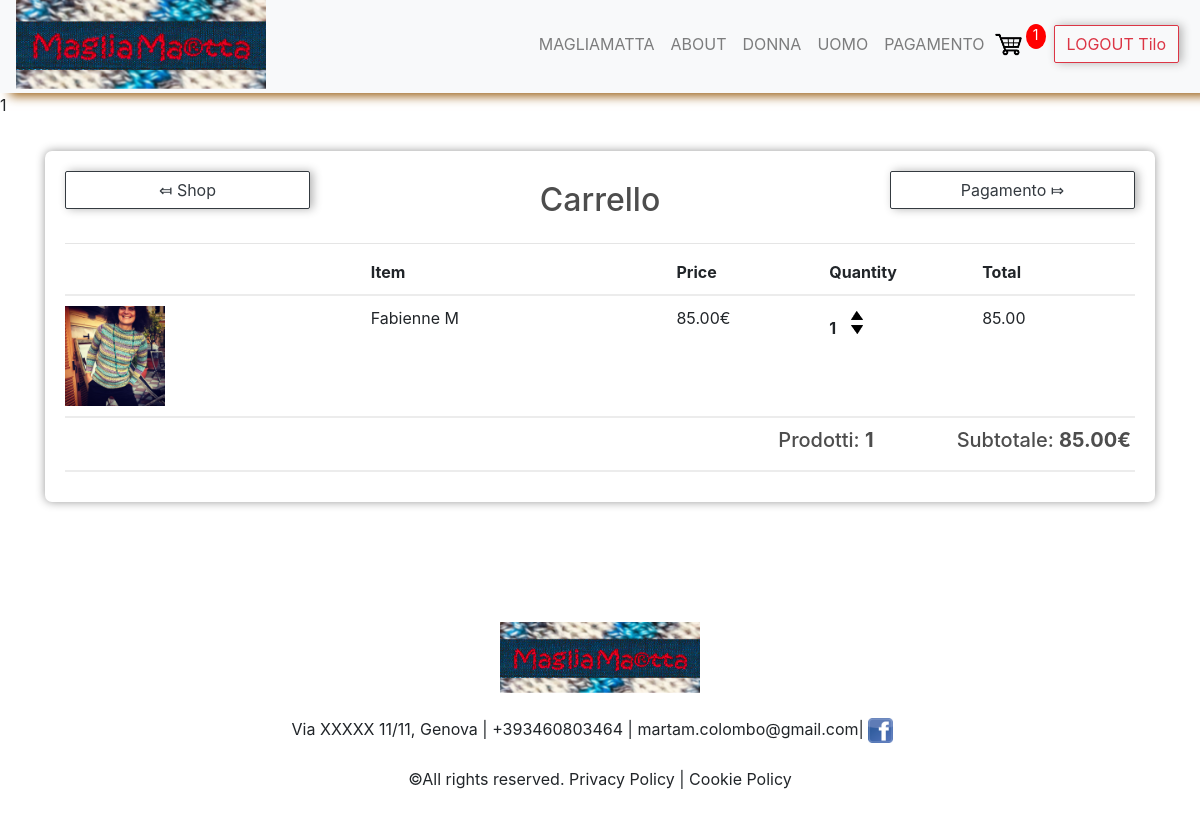
The app's page /cart/ (signed in) with its own data.
### main/models.py (models this page shows, shortened)
class Order(models.Model):
    customer = models.ForeignKey(Customer, on_delete=models.SET_NULL, null=True, blank=True)
    date_ordered = models.DateTimeField(auto_now_add=True)
    complete = models.BooleanField(default=False)
    transaction_id = models.CharField(max_length=100, null=True)
    def __str__(self):
        return str(self.id)
    @property
    def get_cart_total(self):
        orderitems = self.orderitem_set.all()
        total = sum([item.get_total for item in orderitems])
        return total
    @property
    def get_cart_items(self):
        orderitems = self.orderitem_set.all()
        total = sum([item.quantity for item in orderitems])
        return total

class OrderItem(models.Model):
    product = models.ForeignKey(Product, on_delete=models.SET_NULL, null=True)
    order = models.ForeignKey(Order, on_delete=models.SET_NULL, null=True)
    quantity = models.IntegerField(default=0,null=True, blank=True)
    date_added = models.DateTimeField(auto_now_add=True, null=True)
    def __str__(self):
        return self.product.title
    @property
    def get_total(self):
        if self.product.discount_price > 0:
            total = self.product.discount_price*self.quantity
        else:
            total = self.product.price*self.quantity
        return total

class Product(models.Model):
    CHOICESCAT = (
        ('tshirt', 'T-Shirt'),
        ('pullover', "Pullover"),
        ('dress', 'Dress'),
    )
    SIZETYPES = models.TextChoices('Size', 'S S/M M M/L L')
    GENDER = models.TextChoices('Gender', 'WOMEN MEN')
    active = models.BooleanField()
    date = models.DateField(auto_now_add=True)
    NEW_Flag = models.BooleanField(default=False)
    gender = models.CharField(choices=GENDER.choices, max_length=5)
    size = models.CharField(choices=SIZETYPES.choices, max_length=4)
    category = models.CharField(max_length=150, null=False, choices=CHOICESCAT)
    title = models.CharField(max_length=150)
    description = models.CharField(max_length=350)
    text = models.TextField(blank=True)
    price = models.DecimalField(decimal_places=2, max_digits=7)
    discount_price = models.DecimalField(decimal_places=2, max_digits=7, default=0.00)
    discount_Flag = models.BooleanField()
    image = models.ImageField(upload_to='media/')
    stock = models.IntegerField(default=1, null=True, blank=True)
    digital = models.BooleanField(default=False)
    url = models.URLField(blank=True)
    @property #Errorhandling    in Case ther eis no image file
    def imageURL(self):
        try:
            url = self.image.url
        except:
            url =''
        return url

### main/views.py (the view)
# urls.py: path('cart/', views.cart, name="cart"),
def cart(request):
    data = cartData(request)   #function in utils.py
    cartItems = data['cartItems']
    order = data['order']
    items = data['items']
    context = {'items': items, 'order': order,'cartItems':cartItems}
    return render(request, 'main/cart.html', context)

### main/utils.py (called while the page is built)
def cartData(request):
    if request.user.is_authenticated:
        customer = request.user.customer
        order, created = Order.objects.get_or_create(customer=customer, complete=False)
        items = order.orderitem_set.all()
        cartItems = order.get_cart_items
    else:
        cookieData = cookieCart(request)   #function in utils.py
        cartItems = cookieData['cartItems']
        order = cookieData['order']
        items = cookieData['items']
    return {'cartItems': cartItems, 'order': order, 'items': items}

### main/templates/main/cart.html (shortened to what this page needs)
{% extends 'base.html' %}
{% load static %}
{% block content %}
<link rel="stylesheet" type="text/css" href="{% static 'main/css/main.css' %}">
{{order}}
<br>
<br>
<div class="container">
    <div class="row" >
        <br>
        <div class="col-lg-12">
            <div class="box-element">
                <div class="row">
                    <div class="col-lg-3">
                        <a style="" class="btn btn-outline-dark btn-block"
                           href="{% url 'main:home' %}">&#10502; Shop</a>
                    </div>
                    <div class="col-lg-6">
                        <h2 style="text-align:center;">Carrello</h2>
                    </div>
                    <div class="col-lg-3">
                        <a style="" class="btn btn-outline-dark btn-block "
                           href="{% url 'main:checkout'%}">Pagamento &#10503</a>
                    </div>
                </div>
                <hr>
                <div class="cart-row">
                    <div style="flex:2"></div>
                    <div style="flex:2"><strong>Item</strong></div>
                    <div style="flex:1"><strong>Price</strong></div>
                    <div style="flex:1"><strong>Quantity</strong></div>
                    <div style="flex:1"><strong>Total</strong></div>
                </div>
                {% for item in items %}
                <div class="cart-row">
                    <div style="flex:2"><img class="row-image" src="{{item.product.imageURL}}"></div>
                    <div style="flex:2"><p>{{item.product.title}} {{ item.product.size }}
                                            {{ item.product.label }}</p></div>
                    <div style="flex:1"><p>
                        {% if item.product.discount_price %}
                            {{ item.product.discount_price }}€
                        {% else  %}
                            {{ item.product.price }}€
                        {% endif %}
                    </p></div>
                    <div style="flex:1">
                        <p class="quantity">{{ item.quantity }}</p>
                        <div class="quantity">
                            <img data-product="{{item.product.id}}" data-action="add"
                                 class="chg-quantity update-cart" src="{% static  'main/images/arrowup.png' %}">
                            <img data-product="{{item.product.id}}" data-action="remove"
                                 class="chg-quantity update-cart" src="{% static  'main/images/arrowdown.png' %}">
                        </div>
                    </div>
                    <div style="flex:1"><p>{{item.get_total}}</p></div>
                </div>
                {% endfor %}
                <div class="cart-row">
                    <div style="flex:1"></div>
                    <div style="flex:1"></div>
                    <div style="flex:1"></div>
                    <div style="flex:1"></div>
                    <div style="flex:1"><h5>Prodotti: <strong>{{ order.get_cart_items }}</strong></h5></div>
                    <div style="flex:1"><h5>Subtotale: <strong>{{ order.get_cart_total }}€</strong></h5></div>
                </div>
            </div>
        </div>
    </div>
</div>
{% endblock content %}

### main/templates/base.html (shortened to what this page needs)
{% load static %}
<!doctype html>
<head>
    <link rel="stylesheet" href="https://cdn.jsdelivr.net/npm/bootstrap@4.5.3/dist/css/bootstrap.min.css"
>
    <link rel="stylesheet" type="text/css" href="{% static 'main/css/main.css' %}">
</head>
<body>
<nav  class="navbar sticky-top navbar-expand-lg navbar-light bg-light scrolling-navbar pt-0 pb-1 "
      style ="box-shadow:hsl(34, 76%, 34%) 10px 3px 10px;">
    <a href="/admin">
        <img src="{% static 'main/magliamatta.png' %}" width="250 " height="90"  class="d-inline-block align-top pb-0">
    </a>
    <div class="collapse navbar-collapse flex-row-reverse" id="navbarNavDropdown">
        <ul class="navbar-nav" style="padding-left:7px; padding-right:5px;">
            <div class="container pr-0">
                <li class="nav-item ">
                    <a class="nav-link" href="/">MAGLIAMATTA</a>
                </li>
                <li class="nav-item">
                    <a class="nav-link"  href="/about">ABOUT</a>
                </li>
                <li class="nav-item">
                    <a class="nav-link"  href="/#donne">DONNA</a>
                </li>
                <li class="nav-item">
                    <a class="nav-link"  href="/#uomini">UOMO</a>
                </li>
                <li class="nav-item">
                    <a class="nav-link"  href="/checkout">PAGAMENTO</a>
                </li>
                <div class="form-inline my-2 my-lg-0 pr-2">
                    <a href="/cart">
                        <img id="cart-icon" src="{% static 'main/images/cartblack.png'%}" alt="Cart" class="pl-0 ml-0">
                    </a>
                    <p id="cart-total">{{cartItems}}</p>
                </div>
                <li>
                    {% if user.username %}
                        <a href="/logout" class="btn btn-outline-danger " > LOGOUT
                            {% if user.first_name %}
                                {{request.user.first_name}}
                            {% else %}
                                {{request.user}}
                            {% endif %}
                        </a>
                    {% endif %}
                </li>
            </div>
        </ul>
    </div>
</nav>
{% block content %}
{% endblock %}
<br/>
<br/>
<br/><br/>
<br/>
</body>
<footer>
    <div class="container-fluid footer text-center">
        <img src="{% static 'main/magliamatta.png' %} " width="200">
        <br/>
        <br/>
        <a> Via XXXXX 11/11, Genova </a>|
        <a> +393460803464 </a>|
        <a> martam.colombo@gmail.com</a>|
        <a href="https://www.facebook.com/MagliaMatta/" target="_blank">
            <img id="facebook-icon" src="{% static 'main/facebook.png'%}"
                 alt="Facebook" class="pl-0 ml-0"></a>
        <br/>
        <br/>
        <a>©All rights reserved. Privacy Policy </a>|<a> Cookie Policy</a>
        <br>
    </div>
    <br>
</footer>

### main/static/main/css/main.css (style rules this page uses)
body { background-color: white ; height: 60vh; justify-content: space-around; align-items: center; flex-direction: column; }
h1,h2,h3,h4,h5,h6 { color:hsl(0, 0%, 30%); }
.box-element { box-shadow:hsl(0, 0%, 60%) 0 0 10px; background-color: #fff; border-radius: 7px; border: 200px; padding: 20px; }
#cart-icon { width:33px; display: inline-block; margin-left: 15px; }
#facebook-icon { width:25px; display: inline-block; margin-left: 15px; margin-right: 15px; }
#cart-total { display: block; text-align: center; color:#fff; background-color: red; width: 20px; height: 25px; border-radius: 50%; font-size: 14px; }
.col-lg-4, .col-lg-6, .col-lg-8, .col-lg-12 { margin-top: 10px; }
.btn { border-radius: 2px; box-shadow:hsl(0, 0%, 70%) 3px 0px 10px; }
.row-image { width: 100px; }
.cart-row { display: flex; align-items: flex-stretch; padding-bottom: 10px; margin-bottom: 10px; border-bottom: 2px solid #ececec; }
.quantity { display: inline-block; font-weight: 700; padding-right:10px; }
.chg-quantity { width: 12px; cursor: pointer; display: block; margin-top: 5px; transition:.1s; }
img { max-width: 100%; height: auto; }
.nav-link { padding-left: 5px; padding-right: 5px; }
* { box-sizing: border-box }

### records on screen
Order: id "1", get_cart_items "1", get_cart_total "85.00"
OrderItem: product.imageURL (picture), product "Fabienne", product.size "M", product.price "85.00", quantity "1", get_total "85.00"

### other values on screen
{{ cartItems }} "1"
{{ request.user.first_name }} "Tilo"
